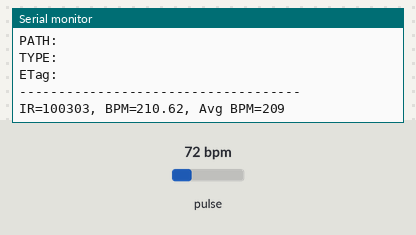
Simulated run of this sketch. Board: ESP8266 (NodeMCU). On the bench: the last lines printed to the serial monitor. Inputs (shaded band) come from the test bench; at power-on: pulse 72 bpm. WiFi joins after 1.5 s; servers stay silent unless stated.

Above: at 2.7 s.
2.8 s: pulse set to 42 bpm
At 2.93 s:
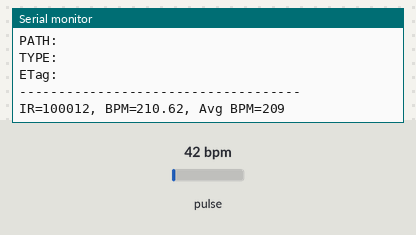
4.3 s: pulse set to 70 bpm
At 4.54 s:
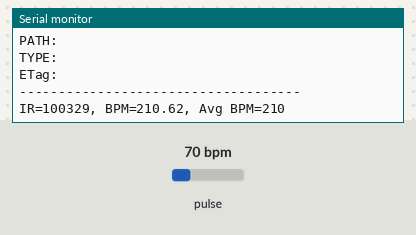
Timing chart, 0 to 7.3 s (numbered marks = the images above; inputs shaded):
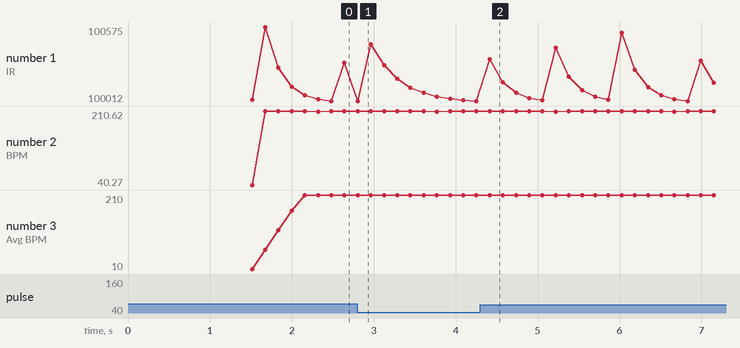

The sketch:

healthband.ino
```cpp
#include <Wire.h>
#include "MAX30105.h"
#include "heartRate.h"
#include "FirebaseESP8266.h"
#include <ESP8266WiFi.h>

#define FIREBASE_HOST "health-band-c7724-default-rtdb.firebaseio.com/"
#define FIREBASE_AUTH "JnRpUvVPIU6ZX2pAp9thM57oT2dnZ5gEcQpTtXB"
#define WIFI_SSID "Mohan"
#define WIFI_PASSWORD "20202021"
FirebaseData firebaseData;
FirebaseData ledData;
FirebaseJson json;
MAX30105 particleSensor;

const byte RATE_SIZE = 4; //Increase this for more averaging. 4 is good.
byte rates[RATE_SIZE]; //Array of heart rates
byte rateSpot = 0;
long lastBeat = 0; //Time at which the last beat occurred

float beatsPerMinute;
int beatAvg;

void setup()
{
  Serial.begin(115200);
  Serial.println("Initializing...");
    // Initialize sensor
  if (!particleSensor.begin(Wire, I2C_SPEED_FAST)) //Use default I2C port, 400kHz speede
  {
    Serial.println("MAX30105 was not found. Please check wiring/power. ");
    while (1);
  }
  Serial.println("Place your index finger on the sensor with steady pressure.");

  particleSensor.setup(); //Configure sensor with default settings
  particleSensor.setPulseAmplitudeRed(0x0A); //Turn Red LED to low to indicate sensor is running
  particleSensor.setPulseAmplitudeGreen(0); //Turn off Green LED


   WiFi.begin(WIFI_SSID, WIFI_PASSWORD);
  Serial.print("Connecting to Wi-Fi");
  while (WiFi.status() != WL_CONNECTED)
  {
    Serial.print(".");
    delay(300);
  }
  Serial.println();
  Serial.print("Connected with IP: ");
  Serial.println(WiFi.localIP());
  Serial.println();

  Firebase.begin(FIREBASE_HOST, FIREBASE_AUTH);
  Firebase.reconnectWiFi(true);
}

void loop()
{

   long irValue = particleSensor.getIR();

  if (irValue>50000)
  {
    //We sensed a beat!
    long delta = millis() - lastBeat;
    lastBeat = millis();

    beatsPerMinute = ((60 / (delta / 1023.0))/2)+20;

    if (beatsPerMinute < 255 && beatsPerMinute > 20)
    {
      rates[rateSpot++] = (byte)beatsPerMinute; //Store this reading in the array
      rateSpot %= RATE_SIZE; //Wrap variable

      //Take average of readings
      beatAvg = 0;
      for (byte x = 0 ; x < RATE_SIZE ; x++)
        beatAvg += rates[x];
      beatAvg /= RATE_SIZE;
    }
  }

  Serial.print("IR=");
  Serial.print(irValue);
  Serial.print(", BPM=");
  Serial.print(beatsPerMinute);
  Serial.print(", Avg BPM=");
  Serial.print(beatAvg);

  if (irValue < 50000)
    Serial.print(" No finger?");

  Serial.println();


    if (Firebase.setFloat(firebaseData, "Room Number 500/Bed Number 500/dripStatus", beatAvg))
  {
    Serial.println("PASSED");
    Serial.println("PATH: " + firebaseData.dataPath());
    Serial.println("TYPE: " + firebaseData.dataType());
    Serial.println("ETag: " + firebaseData.ETag());
    Serial.println("------------------------------------");
    Serial.println();
  }
  else
  {
    Serial.println("FAILED");
    Serial.println("REASON: " + firebaseData.errorReason());
    Serial.println("------------------------------------");
    Serial.println();
  }
}
```

Measured:
- plotted number 1: 100012 → 100052 after the input at 4.3 s
